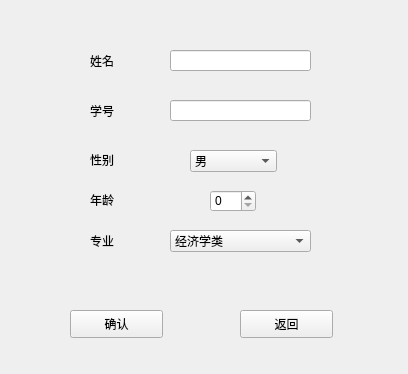
<?xml version="1.0" encoding="UTF-8"?>
<ui version="4.0">
 <class>editStudentMessage</class>
 <widget class="QWidget" name="editStudentMessage">
  <property name="geometry">
   <rect>
    <x>0</x>
    <y>0</y>
    <width>408</width>
    <height>374</height>
   </rect>
  </property>
  <property name="minimumSize">
   <size>
    <width>407</width>
    <height>374</height>
   </size>
  </property>
  <property name="maximumSize">
   <size>
    <width>408</width>
    <height>375</height>
   </size>
  </property>
  <property name="windowTitle">
   <string>编辑学生信息</string>
  </property>
  <widget class="QPushButton" name="yesButton">
   <property name="geometry">
    <rect>
     <x>70</x>
     <y>310</y>
     <width>93</width>
     <height>28</height>
    </rect>
   </property>
   <property name="text">
    <string>确认</string>
   </property>
  </widget>
  <widget class="QPushButton" name="noButton">
   <property name="geometry">
    <rect>
     <x>240</x>
     <y>310</y>
     <width>93</width>
     <height>28</height>
    </rect>
   </property>
   <property name="text">
    <string>返回</string>
   </property>
  </widget>
  <widget class="QLabel" name="label_5">
   <property name="geometry">
    <rect>
     <x>-130</x>
     <y>-210</y>
     <width>1121</width>
     <height>841</height>
    </rect>
   </property>
   <property name="text">
    <string>&lt;html&gt;&lt;head/&gt;&lt;body&gt;&lt;p&gt;&lt;img src=&quot;:/image/R-C.jpg&quot;/&gt;&lt;/p&gt;&lt;/body&gt;&lt;/html&gt;</string>
   </property>
  </widget>
  <widget class="QWidget" name="widget" native="true">
   <property name="geometry">
    <rect>
     <x>20</x>
     <y>10</y>
     <width>391</width>
     <height>271</height>
    </rect>
   </property>
   <widget class="QLineEdit" name="setStudentName">
    <property name="geometry">
     <rect>
      <x>150</x>
      <y>40</y>
      <width>141</width>
      <height>21</height>
     </rect>
    </property>
   </widget>
   <widget class="QLabel" name="labTeacherName">
    <property name="geometry">
     <rect>
      <x>70</x>
      <y>40</y>
      <width>41</width>
      <height>21</height>
     </rect>
    </property>
    <property name="font">
     <font>
      <family>02UtsukushiMincho</family>
      <pointsize>9</pointsize>
     </font>
    </property>
    <property name="text">
     <string>姓名</string>
    </property>
   </widget>
   <widget class="QLabel" name="labTeacherID">
    <property name="geometry">
     <rect>
      <x>70</x>
      <y>90</y>
      <width>41</width>
      <height>21</height>
     </rect>
    </property>
    <property name="text">
     <string>学号</string>
    </property>
   </widget>
   <widget class="QLineEdit" name="setStudentID">
    <property name="geometry">
     <rect>
      <x>150</x>
      <y>90</y>
      <width>141</width>
      <height>21</height>
     </rect>
    </property>
   </widget>
   <widget class="QLabel" name="labSex">
    <property name="geometry">
     <rect>
      <x>70</x>
      <y>140</y>
      <width>41</width>
      <height>20</height>
     </rect>
    </property>
    <property name="text">
     <string>性别</string>
    </property>
   </widget>
   <widget class="QLabel" name="labAge">
    <property name="geometry">
     <rect>
      <x>70</x>
      <y>180</y>
      <width>41</width>
      <height>20</height>
     </rect>
    </property>
    <property name="text">
     <string>年龄</string>
    </property>
   </widget>
   <widget class="QLabel" name="labMajor">
    <property name="geometry">
     <rect>
      <x>70</x>
      <y>220</y>
      <width>81</width>
      <height>21</height>
     </rect>
    </property>
    <property name="text">
     <string>专业</string>
    </property>
   </widget>
   <widget class="QComboBox" name="setSex">
    <property name="geometry">
     <rect>
      <x>170</x>
      <y>140</y>
      <width>87</width>
      <height>22</height>
     </rect>
    </property>
    <item>
     <property name="text">
      <string>男</string>
     </property>
    </item>
    <item>
     <property name="text">
      <string>女</string>
     </property>
    </item>
   </widget>
   <widget class="QSpinBox" name="setAge">
    <property name="geometry">
     <rect>
      <x>190</x>
      <y>180</y>
      <width>46</width>
      <height>22</height>
     </rect>
    </property>
   </widget>
   <widget class="QComboBox" name="setMajor">
    <property name="geometry">
     <rect>
      <x>150</x>
      <y>220</y>
      <width>141</width>
      <height>22</height>
     </rect>
    </property>
    <item>
     <property name="text">
      <string>经济学类</string>
     </property>
    </item>
    <item>
     <property name="text">
      <string>财政学类</string>
     </property>
    </item>
    <item>
     <property name="text">
      <string>金融学类</string>
     </property>
    </item>
    <item>
     <property name="text">
      <string>经济与贸易类</string>
     </property>
    </item>
    <item>
     <property name="text">
      <string>法学</string>
     </property>
    </item>
    <item>
     <property name="text">
      <string>中国语言文学类</string>
     </property>
    </item>
    <item>
     <property name="text">
      <string>教育学</string>
     </property>
    </item>
    <item>
     <property name="text">
      <string>中国语言文学类</string>
     </property>
    </item>
    <item>
     <property name="text">
      <string>外国语言文学类</string>
     </property>
    </item>
    <item>
     <property name="text">
      <string>历史学</string>
     </property>
    </item>
    <item>
     <property name="text">
      <string>数学类</string>
     </property>
    </item>
    <item>
     <property name="text">
      <string>物理学类</string>
     </property>
    </item>
    <item>
     <property name="text">
      <string>化学类</string>
     </property>
    </item>
    <item>
     <property name="text">
      <string>机械类</string>
     </property>
    </item>
    <item>
     <property name="text">
      <string>电子信息类</string>
     </property>
    </item>
    <item>
     <property name="text">
      <string>自动化类</string>
     </property>
    </item>
    <item>
     <property name="text">
      <string>计算机类</string>
     </property>
    </item>
    <item>
     <property name="text">
      <string>航空航天类</string>
     </property>
    </item>
   </widget>
  </widget>
  <zorder>label_5</zorder>
  <zorder>yesButton</zorder>
  <zorder>noButton</zorder>
  <zorder>widget</zorder>
 </widget>
 <resources/>
 <connections/>
</ui>
